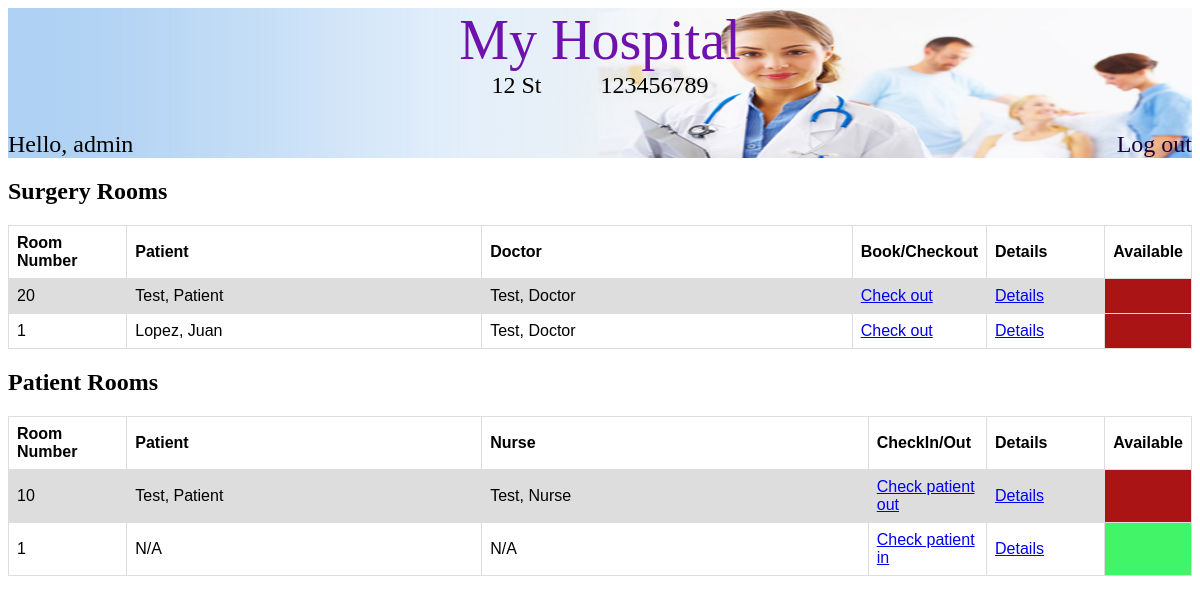
The app's page /rooms/ (signed in) with its own data.
### hospital/models.py (models this page shows, shortened)
class Hospital(models.Model):
    name = models.CharField(max_length=50)
    address = models.CharField(max_length=100)
    phone_number = models.CharField(max_length=10)
    patient_rooms = models.ManyToManyField(PatientRoom, symmetrical=False)
    surgery_rooms = models.ManyToManyField(SurgeryRoom, symmetrical=False)
    patients = models.ManyToManyField(Patient, symmetrical=False)
    doctors = models.ManyToManyField(Doctors, symmetrical=False)
    nurses = models.ManyToManyField(Nurses, symmetrical=False)

class Room(models.Model):
    room_number = models.BigIntegerField(unique=True)
    is_occupied = models.BooleanField(default='0')
    class Meta:
        abstract = True

class SurgeryRoom(Room):
    equipment = models.ManyToManyField(Equipment, blank=True, null=True)
    surgery = models.ForeignKey(Surgery, on_delete=models.CASCADE, related_name='surgery', null=True)

class PatientRoom(Room):
    price = models.DecimalField(default=0.0, decimal_places=2, max_digits=100)
    patient = models.ForeignKey(Patient, on_delete=models.CASCADE, related_name='patient', null=True)
    nurse = models.ForeignKey(Nurses, on_delete=models.CASCADE, related_name='nurse', null=True)

### Surgery_Details/models.py (models this page shows, shortened)
class Surgery(models.Model):
    surgery_description = models.TextField()
    start_time = models.DateTimeField(blank=True, null=True)
    duration = models.PositiveIntegerField()
    surgery_price = models.FloatField()
    doctor_incharge = models.ForeignKey(Doctors, null=True, related_name = 'surgery', on_delete=models.CASCADE)
    nurse_incharge = models.ForeignKey(Nurses, null=True, related_name = 'surgery', on_delete=models.CASCADE)
    patient = models.ForeignKey(Patient, null=True, related_name = 'surgery', on_delete=models.CASCADE)

### Person/models.py (models this page shows, shortened)
class Persons(models.Model):
    firstName = models.CharField(max_length=200)
    lastName = models.CharField(max_length=200)
    address = models.CharField(max_length=200)
    phoneNumber = models.CharField(max_length=200)
    social = models.CharField(max_length=200)
    class Meta:
        abstract = True

class Patient(Persons):
    symptoms = models.CharField(max_length=200, default='', blank=True)
    allergies = models.CharField(max_length=200, default='', blank=True)
    currentMeds = models.CharField(max_length=200, default='', blank=True)
    docName = models.ForeignKey(Doctors, on_delete=models.CASCADE, default='1')

class Employee(Persons):
    shift = models.CharField(max_length=200, default='', blank=True)
    jobDesc = models.CharField(max_length=200, default='', blank=True)
    salary = models.DecimalField(max_digits=7, decimal_places=0, default=Decimal('0.00'))
    class Meta:
        abstract=True

class Doctors(Employee):
    specialty = models.CharField(max_length=200, default='', blank=True)

class Nurses(Employee):
    specialty = models.CharField(max_length=200, default='', blank=True)

### hospital/views.py (the view)
# urls.py: url(r'^rooms/$', views.rooms_list, name='rooms'),
def rooms_list(request):
    hospital = get_object_or_404(Hospital, id=1)
    patient_rooms = hospital.patient_rooms.all()
    surgery_rooms = hospital.surgery_rooms.all()
    return render(request, 'hospital/list_all_rooms.html',
                  {'surgery_rooms': surgery_rooms, 'patient_rooms': patient_rooms, 'hospital': hospital})

### hospital/templates/hospital/list_all_rooms.html
{% extends "hospital/base.html" %}
{% block header %}
    <div class="container_header">
        {% if hospital is not None %}
            <div class="container_hospital_info">
                <div class="hospital_title"><a class="hospital_title_text" href="{% url 'hospital:home' %}">{{ hospital.name }}</a></div>
                <div class="hospital_info">
                    <div>{{ hospital.address }}</div>
                    <div class="padding"></div>
                    <div>{{ hospital.phone_number }}</div>
                </div>
            </div>
        {% else %}
            <a href="/" class="logo">My Hospital</a>
        {% endif %}
        <div class="container_user_info">
            {% if user.is_authenticated %}
                <div class="user_name_info">Hello, {{user.username}}</div>
                <div><a class="log_out" href="{% url 'accounts:logout' %}">Log out</a></div>
            {% else %}
                <a href="{% url 'accounts:login' %}">Log in</a>
            {% endif %}
        </div>
    </div>
{% endblock %}
{% block content %}
    <h2 class="title_rooms">Surgery Rooms</h2>
        <table>
            <tr>
                <th class="room_number_table_header">Room Number</th>
                <th class="patient_name_table_header">Patient</th>
                <th>Doctor</th>
                <th class="check_inout_table_header">Book/Checkout</th>
                <th class="room_details_table_header">Details</th>
                <th>Available</th>
            </tr>
        {% for sr in surgery_rooms %}
            <tr class="table_surgery_room">
                <td>{{sr.room_number}}</td>
                {% if not sr.is_occupied %}
                    <td>N/A</td>
                    <td>N/A</td>
                    <td><a href="{% url 'hospital:book_surgery' sr.id %}">Book Surgery</a></td>
                    <td><a href="{% url 'hospital:rooms_surgery_details' sr.id %}">Details</a></td>
                    <td class="table_row_available"></td>
                {% else %}
                    <td>{{sr.surgery.patient.lastName}}, {{sr.surgery.patient.firstName}}</td>
                    <td>{{sr.surgery.doctor_incharge.lastName}}, {{sr.surgery.doctor_incharge.firstName}}</td>
                    <td><a href="{% url 'hospital:check_out_surgery' sr.id %}">Check out</a></td>
                    <td><a href="{% url 'hospital:rooms_surgery_details' sr.id %}">Details</a></td>
                    <td class="table_row_not_available"></td>
                {% endif %}
            </tr>
        {% endfor %}
        </table>
    <h2 class="title_rooms">Patient Rooms</h2>
        <table>
            <tr>
                <th class="room_number_table_header">Room Number</th>
                <th class="patient_name_table_header">Patient</th>
                <th>Nurse</th>
                <th class="check_inout_table_header">CheckIn/Out</th>
                <th class="room_details_table_header">Details</th>
                <th>Available</th>
            </tr>
        {% for room in patient_rooms %}
            <tr class="table_surgery_room">
                <td>{{room.room_number}}</td>
                {% if not room.is_occupied %}
                    <td>N/A</td>
                    <td>N/A</td>
                    <td><a href="{% url 'hospital:patient_check_in' room.id %}">Check patient in</a></td>
                    <td><a href="{% url 'hospital:rooms_patient_details' room.id %}">Details</a></td>
                    <td class="table_row_available"></td>
                {% else %}
                    <td>{{room.patient.lastName}}, {{room.patient.firstName}}</td>
                    <td>{{room.nurse.lastName}}, {{room.nurse.firstName}}</td>
                    <td><a href="{% url 'hospital:patient_check_out' room.id %}">Check patient out</a></td>
                    <td><a href="{% url 'hospital:rooms_patient_details' room.id %}">Details</a></td>
                    <td class="table_row_not_available"></td>
                {% endif %}
            </tr>
        {% endfor %}
        </table>
{% endblock %}

### hospital/static/css/hospital.css (style rules this page uses)
table { font-family: arial, sans-serif; border-collapse: collapse; width: 100%; }
td, th { border: 1px solid #dddddd; text-align: left; padding: 8px; }
tr:nth-child(even) { background-color: #dddddd; }
.room_number_table_header, .check_inout_table_header, .room_details_table_header, .surgery_details_status_header { width: 10%; }
.table_row_not_available, .table_row_available, .padding { width: 5%; }
.table_row_available { background-color: #42f468; }
.table_row_not_available { background-color: #aa1414; }
.patient_name_table_header { width: 30%; }
.container_user_info, .hospital_info { display: flex; flex-direction: row; justify-content: space-between; }
.container_hospital_info { display: flex; flex-direction: column; align-items: center; }
.hospital_info { width: 100%; justify-content: center; }
.container_header { background-image: url("hospital.jpg"); background-size: 100% 100%; height: 150px; display: flex; flex-direction: column; justify-content: space-between; }
.hospital_title_text { font-family: "Times New Roman", Times, serif; font-size: 3.5em; text-decoration: none; color: #6e11ad; }
.hospital_info, .container_user_info { font-family: "Times New Roman", Times, serif; font-size: 1.5em; text-decoration: none; color: black; }
.log_out { color: #150335; text-decoration: none; }

### records on screen
Hospital: name "My Hospital", address "12 St", phone_number "123456789"
SurgeryRoom: room_number "20", surgery.patient.lastName "Test", surgery.patient.firstName "Patient", surgery.doctor_incharge.lastName "Test", surgery.doctor_incharge.firstName "Doctor"
SurgeryRoom: room_number "1", surgery.patient.lastName "Lopez", surgery.patient.firstName "Juan", surgery.doctor_incharge.lastName "Test", surgery.doctor_incharge.firstName "Doctor"
PatientRoom: room_number "10", patient.lastName "Test", patient.firstName "Patient", nurse.lastName "Test", nurse.firstName "Nurse"
PatientRoom: room_number "1", is_occupied "N/A"

### other values on screen
{{ user.username }} "admin"
